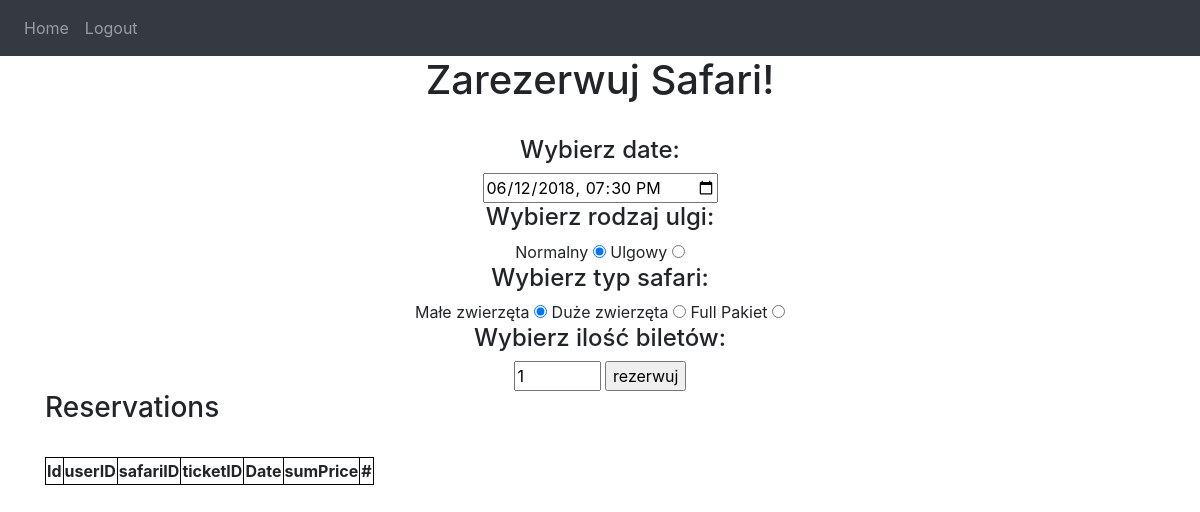
/ (signed in), run on an earlier commit of the app's database.
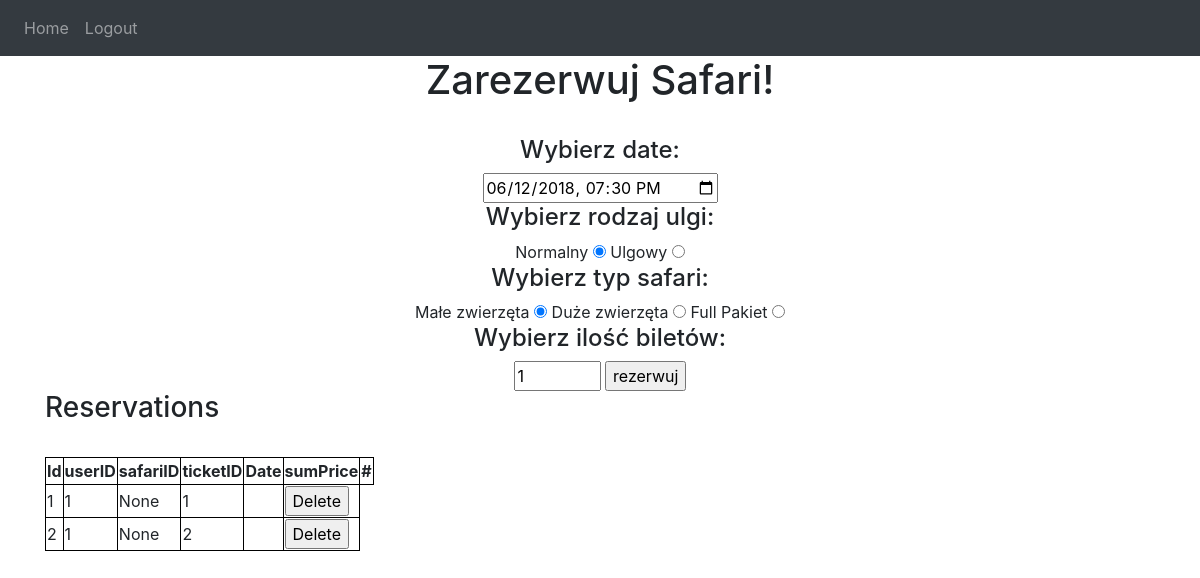
And on a later commit of the database.
### website/models.py (models this page shows)
class Reservation(db.Model):
    __tablename__ = 'reservation'
    id = db.Column(db.Integer, primary_key=True)
    user_id = db.Column(db.Integer, db.ForeignKey('user.id'))
    ticket_id = db.Column(db.Integer, db.ForeignKey('ticket.id'))
    guide_id = db.Column(db.Integer, db.ForeignKey('guide.id'))
    safari_id = db.Column(db.Integer, db.ForeignKey('safari.id'))
    tickets = db.relationship('Ticket')
    users = db.relationship('User')
    safari = db.relationship('Safari')

### website/views.py (the view)
@views.route('/', methods=['GET', 'POST'])
@login_required
def home():
    user_id = current_user.id
    reservations = Reservation.query.filter_by(user_id = user_id)
    return render_template("home.html", user=current_user, reservations = reservations)

### website/__init__.py (called while the page is built)
def create_app():
    app = Flask(__name__)
    app.config['SECRET_KEY'] = '8d907asdadlk;asj1321'
    app.config['SQLALCHEMY_DATABASE_URI'] = f'sqlite:///{DB_NAME}'
    db.init_app(app)
    from .views import views
    from .auth import auth
    app.register_blueprint(views, url_prefix='/')
    app.register_blueprint(auth, url_prefix='/')
    with app.app_context():
        db.create_all()
    login_manager = LoginManager()
    login_manager.login_view = 'auth.login'
    login_manager.init_app(app)
    @login_manager.user_loader
    def load_user(id):
        from .models import User
        return User.query.get(int(id))
    return app

### website/templates/home.html (shortened to what this page needs)
{% extends "base.html" %} {% block title %}Home{% endblock %} {% block content
%}
<h1 align="center">Zarezerwuj Safari!</h1>
<form  action="/create-reservation" method="POST">
  <br />
  <div align="center">
    <h4>
      Wybierz date:
      </h4>
    <input type="datetime-local" id="date_safari" name="date_safari" value="2018-06-12T19:30">
    <h4>
      Wybierz rodzaj ulgi:
      </h4>
      Normalny
      <input type="radio" checked = "true" name="package1" value="full">
      Ulgowy
      <input type="radio"  name="package1" value="reduced">
    <h4>
      Wybierz typ safari:
      </h4>
      Małe zwierzęta
      <input type="radio" checked = "true" name="package2" value="small">
      Duże zwierzęta
      <input type="radio"  name="package2" value="big">
      Full Pakiet
      <input type="radio" name="package2" value="all">
      <h4>
        Wybierz ilość biletów:
        </h4>
        <input type="number" min="1" max="10" name="package3" value="1">
        <input type="submit" value="rezerwuj"/>
  </div>
</form>
<body>
  <h3>Reservations</h3>
  <br>
  <table>
    <thead>
      <th style="border: 1px solid black;">Id</th>
      <th style="border: 1px solid black;">userID</th>
      <th style="border: 1px solid black;">safariID</th>
      <th style="border: 1px solid black;">ticketID</th>
      <th style="border: 1px solid black;">Date</th>
      <th style="border: 1px solid black;">sumPrice</th>
      <th style="border: 1px solid black;">#</th>
   </thead>
     {% for reservation in reservations %}
     <tbody>
        <td style="border: 1px solid black;">{{reservation.id}}</td>
        <td style="border: 1px solid black;">{{reservation.user_id}}</td>
        <td style="border: 1px solid black;">{{reservation.safari_id}}</td>
        <td style="border: 1px solid black;">{{reservation.ticket_id}}</td>
        <td style="border: 1px solid black;">{{reservation.safari.date}}</td>
        <td style="border: 1px solid black;">
          <form action="{{ url_for('views.delete_reservation', id=reservation.id) }}" method="post">
            <input type="submit" value="Delete">
        </form>
        </td>
     </tbody>
     {% endfor%}
    </table>
</body>
{% endblock %}

What changed in the data, as far as the page shows it:
added Reservation: id "1", user_id "1", safari_id "None", ticket_id "1"
added Reservation: id "2", user_id "1", safari_id "None", ticket_id "2"
